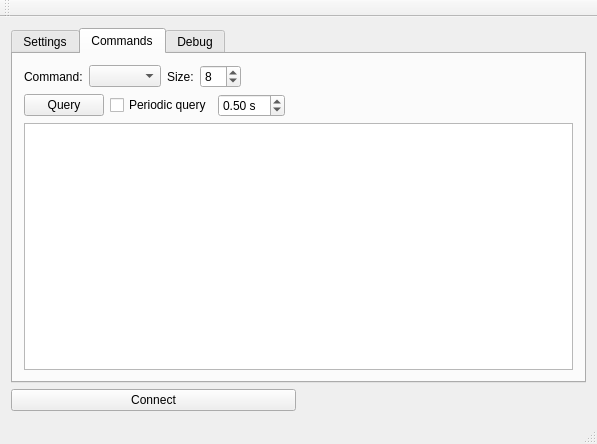
<?xml version="1.0" encoding="UTF-8"?>
<ui version="4.0">
 <class>MainWindow</class>
 <widget class="QMainWindow" name="MainWindow">
  <property name="geometry">
   <rect>
    <x>0</x>
    <y>0</y>
    <width>597</width>
    <height>444</height>
   </rect>
  </property>
  <property name="windowTitle">
   <string>Sixnet IO tool</string>
  </property>
  <widget class="QWidget" name="centralWidget">
   <layout class="QGridLayout" name="gridLayout">
    <item row="0" column="0" colspan="2">
     <widget class="QTabWidget" name="tabWidget">
      <property name="currentIndex">
       <number>1</number>
      </property>
      <widget class="QWidget" name="tabSettings">
       <attribute name="title">
        <string>Settings</string>
       </attribute>
       <layout class="QGridLayout" name="gridLayout_2">
        <item row="1" column="0">
         <widget class="QLabel" name="label_2">
          <property name="text">
           <string>Port:</string>
          </property>
         </widget>
        </item>
        <item row="0" column="0">
         <widget class="QLabel" name="label">
          <property name="text">
           <string>IP:</string>
          </property>
         </widget>
        </item>
        <item row="3" column="2">
         <spacer name="verticalSpacer">
          <property name="orientation">
           <enum>Qt::Vertical</enum>
          </property>
          <property name="sizeHint" stdset="0">
           <size>
            <width>20</width>
            <height>40</height>
           </size>
          </property>
         </spacer>
        </item>
        <item row="0" column="5">
         <spacer name="horizontalSpacer">
          <property name="orientation">
           <enum>Qt::Horizontal</enum>
          </property>
          <property name="sizeHint" stdset="0">
           <size>
            <width>40</width>
            <height>20</height>
           </size>
          </property>
         </spacer>
        </item>
        <item row="1" column="2">
         <widget class="QPushButton" name="pushButtonBlink">
          <property name="text">
           <string>Blink</string>
          </property>
          <property name="checkable">
           <bool>true</bool>
          </property>
         </widget>
        </item>
        <item row="0" column="1" colspan="2">
         <widget class="QLineEdit" name="lineEditIp">
          <property name="text">
           <string>192.168.0.10</string>
          </property>
         </widget>
        </item>
        <item row="1" column="1">
         <widget class="QSpinBox" name="spinBoxPort">
          <property name="maximum">
           <number>9999</number>
          </property>
          <property name="value">
           <number>1594</number>
          </property>
         </widget>
        </item>
        <item row="2" column="0">
         <widget class="QLabel" name="label_3">
          <property name="text">
           <string>Station number:</string>
          </property>
         </widget>
        </item>
        <item row="2" column="1">
         <widget class="QSpinBox" name="spinBoxStationNumber">
          <property name="value">
           <number>1</number>
          </property>
         </widget>
        </item>
       </layout>
      </widget>
      <widget class="QWidget" name="tabCommands">
       <attribute name="title">
        <string>Commands</string>
       </attribute>
       <layout class="QGridLayout" name="gridLayout_3">
        <item row="0" column="0">
         <layout class="QHBoxLayout" name="horizontalLayout">
          <property name="topMargin">
           <number>0</number>
          </property>
          <property name="rightMargin">
           <number>0</number>
          </property>
          <item>
           <widget class="QLabel" name="label_4">
            <property name="text">
             <string>Command:</string>
            </property>
           </widget>
          </item>
          <item>
           <widget class="QComboBox" name="comboBoxCommand"/>
          </item>
          <item>
           <widget class="QLabel" name="label_5">
            <property name="text">
             <string>Size:</string>
            </property>
           </widget>
          </item>
          <item>
           <widget class="QSpinBox" name="spinBoxSize">
            <property name="value">
             <number>8</number>
            </property>
           </widget>
          </item>
          <item>
           <spacer name="horizontalSpacer_2">
            <property name="orientation">
             <enum>Qt::Horizontal</enum>
            </property>
            <property name="sizeHint" stdset="0">
             <size>
              <width>40</width>
              <height>20</height>
             </size>
            </property>
           </spacer>
          </item>
         </layout>
        </item>
        <item row="1" column="0">
         <layout class="QHBoxLayout" name="horizontalLayout_2">
          <item>
           <widget class="QPushButton" name="pushButtonQuery">
            <property name="text">
             <string>Query</string>
            </property>
           </widget>
          </item>
          <item>
           <widget class="QCheckBox" name="checkBoxAIPeriodicQuery">
            <property name="text">
             <string>Periodic query</string>
            </property>
           </widget>
          </item>
          <item>
           <widget class="QDoubleSpinBox" name="doubleSpinBoxAIQueryInterval">
            <property name="suffix">
             <string> s</string>
            </property>
            <property name="value">
             <double>0.500000000000000</double>
            </property>
           </widget>
          </item>
          <item>
           <spacer name="horizontalSpacer_4">
            <property name="orientation">
             <enum>Qt::Horizontal</enum>
            </property>
            <property name="sizeHint" stdset="0">
             <size>
              <width>40</width>
              <height>20</height>
             </size>
            </property>
           </spacer>
          </item>
         </layout>
        </item>
        <item row="2" column="0">
         <widget class="QTextEdit" name="textEditCommandsResults">
          <property name="enabled">
           <bool>true</bool>
          </property>
          <property name="readOnly">
           <bool>true</bool>
          </property>
         </widget>
        </item>
       </layout>
      </widget>
      <widget class="QWidget" name="tabDebug">
       <attribute name="title">
        <string>Debug</string>
       </attribute>
       <layout class="QGridLayout" name="gridLayout_4">
        <item row="0" column="0">
         <widget class="QCheckBox" name="checkBoxDebug">
          <property name="text">
           <string>Debug</string>
          </property>
         </widget>
        </item>
        <item row="1" column="0">
         <widget class="QTextEdit" name="textEditDebug"/>
        </item>
        <item row="2" column="0">
         <widget class="QPushButton" name="pushButtonClearDebug">
          <property name="text">
           <string>Clear</string>
          </property>
         </widget>
        </item>
       </layout>
      </widget>
     </widget>
    </item>
    <item row="1" column="0">
     <widget class="QPushButton" name="pushButtonConnect">
      <property name="text">
       <string>Connect</string>
      </property>
     </widget>
    </item>
   </layout>
  </widget>
  <widget class="QMenuBar" name="menuBar">
   <property name="geometry">
    <rect>
     <x>0</x>
     <y>0</y>
     <width>597</width>
     <height>21</height>
    </rect>
   </property>
  </widget>
  <widget class="QToolBar" name="mainToolBar">
   <attribute name="toolBarArea">
    <enum>TopToolBarArea</enum>
   </attribute>
   <attribute name="toolBarBreak">
    <bool>false</bool>
   </attribute>
  </widget>
  <widget class="QStatusBar" name="statusBar"/>
 </widget>
 <layoutdefault spacing="6" margin="11"/>
 <resources/>
 <connections>
  <connection>
   <sender>pushButtonClearDebug</sender>
   <signal>clicked()</signal>
   <receiver>textEditDebug</receiver>
   <slot>clear()</slot>
   <hints>
    <hint type="sourcelabel">
     <x>90</x>
     <y>236</y>
    </hint>
    <hint type="destinationlabel">
     <x>99</x>
     <y>185</y>
    </hint>
   </hints>
  </connection>
 </connections>
</ui>
